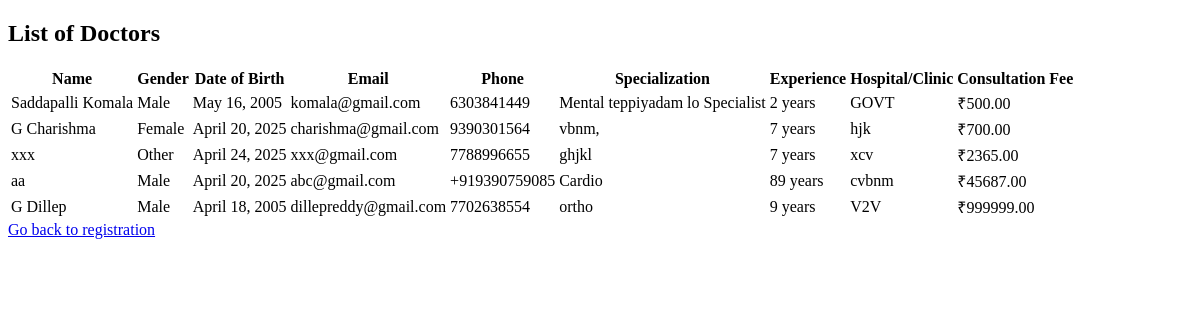
/doctor/doctors/, run on an earlier commit of the app's database.
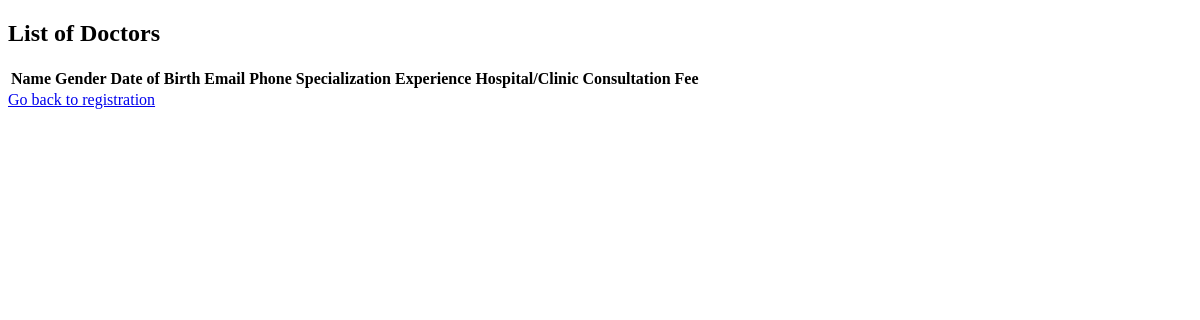
And on a later commit of the database.
### doctor/models.py (models this page shows, shortened)
class Doctor(models.Model):
    GENDER_CHOICES = [('M', 'Male'), ('F', 'Female'), ('O', 'Other')]
    full_name = models.CharField(max_length=100)
    gender = models.CharField(max_length=1, choices=GENDER_CHOICES)
    dob = models.DateField()
    profile_photo = models.ImageField(upload_to='doctors/profile_photos/', blank=True, null=True)
    email = models.EmailField(unique=True)
    phone = models.CharField(max_length=15)
    alternate_phone = models.CharField(max_length=15, blank=True, null=True)
    address = models.TextField()
    city = models.CharField(max_length=100)
    state = models.CharField(max_length=100)
    pincode = models.CharField(max_length=10)
    specialization = models.CharField(max_length=100)
    experience = models.PositiveIntegerField()
    license_number = models.CharField(max_length=100, unique=True)
    medical_council = models.CharField(max_length=100)
    qualifications = models.CharField(max_length=255)
    hospital_clinic = models.CharField(max_length=255)
    working_days = models.CharField(max_length=100)
    working_hours = models.CharField(max_length=100)
    consultation_fee = models.DecimalField(max_digits=8, decimal_places=2)
    username = models.CharField(max_length=100, unique=True)
    password = models.CharField(max_length=100)  # Hash later in form or view

### doctor/views.py (the view)
# urls.py: path('doctors/', views.doctor_details, name='doctor_details'),
def doctor_details(request):
    doctors = Doctor.objects.all()
    return render(request, 'doctor/doctor_details.html', {'doctors': doctors})

### doctor/templates/doctor/doctor_details.html (shortened to what this page needs)
<!DOCTYPE html>
<html lang="en">
<head>
</head>
<body>
    <div class="container">
        <h2>List of Doctors</h2>
        <table>
            <thead>
                <tr>
                    <th>Name</th>
                    <th>Gender</th>
                    <th>Date of Birth</th>
                    <th>Email</th>
                    <th>Phone</th>
                    <th>Specialization</th>
                    <th>Experience</th>
                    <th>Hospital/Clinic</th>
                    <th>Consultation Fee</th>
                </tr>
            </thead>
            <tbody>
                {% for doctor in doctors %}
                <tr>
                    <td>{{ doctor.full_name }}</td>
                    <td>{{ doctor.get_gender_display }}</td>
                    <td>{{ doctor.dob }}</td>
                    <td>{{ doctor.email }}</td>
                    <td>{{ doctor.phone }}</td>
                    <td>{{ doctor.specialization }}</td>
                    <td>{{ doctor.experience }} years</td>
                    <td>{{ doctor.hospital_clinic }}</td>
                    <td>₹{{ doctor.consultation_fee }}</td>
                </tr>
                {% endfor %}
            </tbody>
        </table>
        <a href="#">Go back to registration</a>
    </div>
</body>
</html>

What changed in the data, as far as the page shows it:
removed Doctor: full_name "Saddapalli Komala", gender "Male", dob "May 16, 2005", email "komala@gmail.com", phone "6303841449", specialization "Mental teppiyadam lo Specialist", experience "2", hospital_clinic "GOVT", consultation_fee "500.00"
removed Doctor: full_name "G Charishma", gender "Female", dob "April 20, 2025", email "charishma@gmail.com", phone "9390301564", specialization "vbnm,", experience "7", hospital_clinic "hjk", consultation_fee "700.00"
removed Doctor: full_name "xxx", gender "Other", dob "April 24, 2025", email "xxx@gmail.com", phone "7788996655", specialization "ghjkl", experience "7", hospital_clinic "xcv", consultation_fee "2365.00"
removed Doctor: full_name "aa", gender "Male", dob "April 20, 2025", email "abc@gmail.com", phone "+919390759085", specialization "Cardio", experience "89", hospital_clinic "cvbnm", consultation_fee "45687.00"
removed Doctor: full_name "G Dillep", gender "Male", dob "April 18, 2005", email "dillepreddy@gmail.com", phone "7702638554", specialization "ortho", experience "9", hospital_clinic "V2V", consultation_fee "999999.00"
